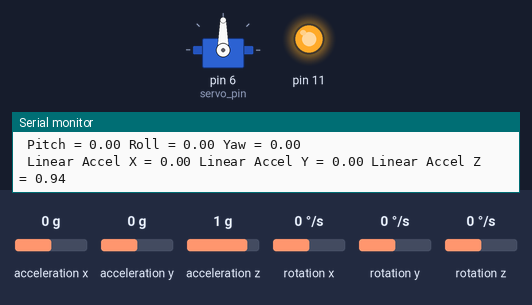
Simulated run of this sketch. Board: Arduino Uno, built with avr-gcc and run on an emulated ATmega328P. Shown: servo, output pins drawn as LEDs (lit = HIGH), the last lines printed to the serial monitor. Inputs (shaded band) come from the test bench; at power-on: rotation z 0 °/s, acceleration x 0 g, acceleration y 0 g, acceleration z 1 g, rotation x 0 °/s, rotation y 0 °/s.

Above: at 1.2 s.
1.3 s: rotation z set to -192 °/s
At 2.8 s:
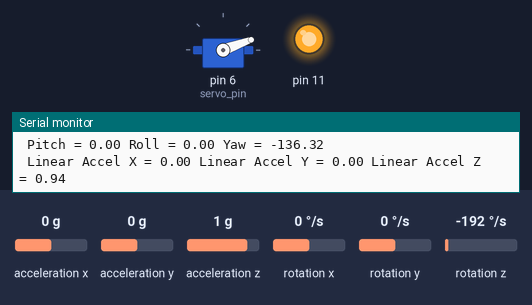
3.1 s: rotation z set to 192 °/s
At 5.9 s:
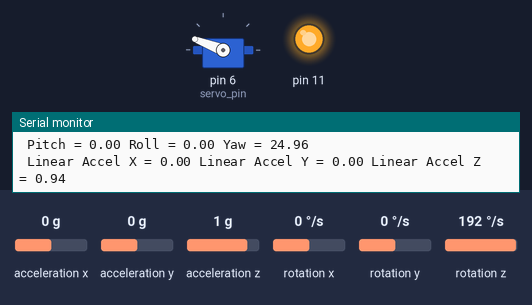
6.1 s: acceleration x set to -1.4 g
At 6.9 s:
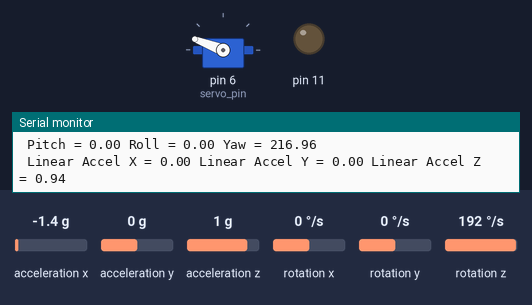
7.6 s: acceleration x set to -0.8 g
At 8.8 s:
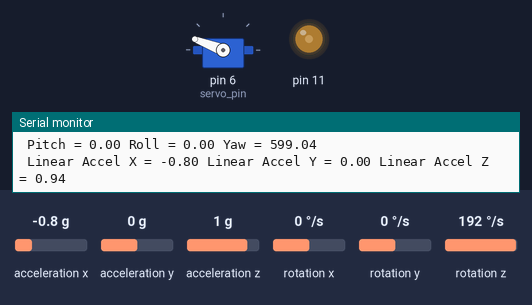
9.1 s: acceleration x set to 1.4 g
At 10.3 s:
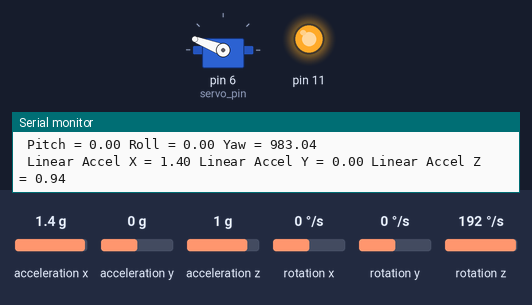
10.6 s: acceleration x set to 1 g
At 11.5 s:
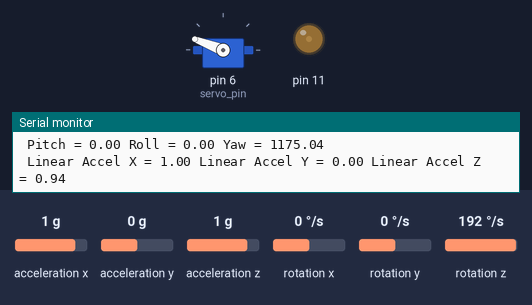
Timing chart, 0 to 13.1 s (numbered marks = the images above; inputs shaded):
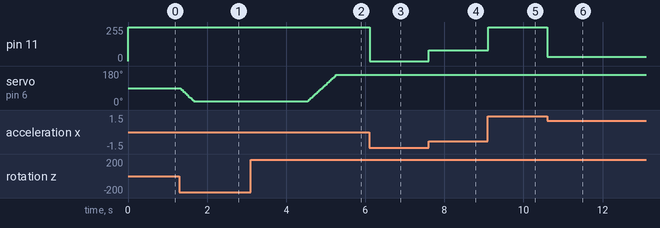

Measured:
- the behaviour switches between 1.2 and 1.1 g on acceleration x (found by bisection; images 5 and 6)
- after the input at 1.3 s, servo on pin 6 (servo_pin): moves from 90° to 20° over 0.35 s, starting at once
- after the input at 3.1 s, servo on pin 6 (servo_pin): moves from 20° to 159° over 0.71 s, starting after 1.4 s
- after the input at 6.1 s, pin 11: 255/255 → 0/255 at once
- after the input at 7.6 s, pin 11: 0/255 → 79/255 at once
- after the input at 9.1 s, pin 11: 79/255 → 255/255 at once
- after the input at 10.6 s, pin 11: 255/255 → 33/255 at once

The sketch:

main.ino
```cpp
#include <Wire.h>
#include <MPU6050.h>
#include <Servo.h>
#define LED_PIN PB5
MPU6050 mpu;


Servo sg90;
int servo_pin = 6;
// Timers
unsigned long timer = 0;
unsigned long printTimer = 0;
float timeStep = 0.01; // Read data every 10 milliseconds
unsigned long printInterval = 1000; // Print data every 1000 milliseconds (1 second)
long dutyCycle = 0;
// Pitch, Roll, and Yaw values
float pitch = 0;
float roll = 0;
float yaw = 0;


//Calibrating accelerations based on trials
float xAccCalib = -0.00;
float yAccCalib =0.0;
float zAccCalib = -0.06;
float pitchCalib = -0.06;
float rollCalib = -0.06;
float yawCalib = -0.06;

//LSB sensitivity constants for full scale range
const float MPU6050_SENS_FOR_RANGE_2 = 16384.0;
const float MPU6050_SENS_FOR_RANGE_4 = 8192.0;
const float MPU6050_SENS_FOR_RANGE_8 = 4096.0;
const float MPU6050_SENS_FOR_RANGE_16 = 2048.0;

float lsbSensitivity = MPU6050_SENS_FOR_RANGE_2;


// Initializing the mpu function, choose the appropriate scale/ range. the options are
    // MPU6050_SCALE_2000DPS       - 250 deg/sec => sensitivity 16.4.0
    // MPU6050_SCALE_1000DPS       - 1000 deg/sec => sensitivity 328.0
    // MPU6050_SCALE_500DPS        - 500 deg/sec => sensitivity 655.0
    // MPU6050_SCALE_250DPS        - 250 deg/sec => sensitivity 131.0

// Change the LSB sensitivity constants when choosing a range
    // MPU6050_RANGE_16G             = 16g = MPU6050_SENS_FOR_RANGE_16
    // MPU6050_RANGE_8G              = 8g  = MPU6050_SENS_FOR_RANGE_8
    // MPU6050_RANGE_4G              = 4g  = MPU6050_SENS_FOR_RANGE_4
    // MPU6050_RANGE_2G              = 2g  = MPU6050_SENS_FOR_RANGE_2


void setup()
{
  sg90.attach(servo_pin);
  initLED();
  initPWM(dutyCycle);
  sei();
  Serial.begin(115200);

  // Initialize MPU6050
  while(!mpu.begin(MPU6050_SCALE_2000DPS, MPU6050_RANGE_2G))
  {
    Serial.println("Could not find a valid MPU6050 sensor, check wiring!");
    delay(500);
  }

  // Calibrate gyroscope. The calibration must be at rest.
  mpu.calibrateGyro();

  // Set threshold sensitivity. Default 3.
  mpu.setThreshold(3);
}

void loop()
{
  timer = millis();

  // Read normalized values from gyroscope
  Vector normGyro = mpu.readNormalizeGyro();

  // Read normalized values from accelerometer
  Vector normAccel = mpu.readRawAccel();

  // Calculate Pitch, Roll, and Yaw deg/s * s = deg
  pitch = pitch + normGyro.YAxis * timeStep;
  roll = roll + normGyro.XAxis * timeStep;
  yaw = yaw + normGyro.ZAxis * timeStep;
  if(abs(yaw) <=70.0 ){
  controlLED(0);
  int servoMotion = constrain(yaw + 90, 0, 180);
  sg90.write(servoMotion);}
  else{
    controlLED(1);
  }
  // Calculate linear accelerations
  float linearAccelX = normAccel.XAxis /lsbSensitivity +xAccCalib;
  float linearAccelY = normAccel.YAxis /lsbSensitivity + yAccCalib;
  float linearAccelZ = normAccel.ZAxis /lsbSensitivity +zAccCalib;
  controlPwm(linearAccelX);

  // Check if it's time to print the values (once every second)
  if (millis() - printTimer >= printInterval)
  {
    printTimer = millis(); // Reset the print timer

    // Output the calculated values
    Serial.print(" Pitch = ");
    Serial.print(pitch);
    Serial.print(" Roll = ");
    Serial.print(roll);
    Serial.print(" Yaw = ");
    Serial.println(yaw);
    Serial.print(" Linear Accel X = ");
    Serial.print(linearAccelX);
    Serial.print(" Linear Accel Y = ");
    Serial.print(linearAccelY);
    Serial.print(" Linear Accel Z = ");
    Serial.println(linearAccelZ);
  }

  // Wait to complete the full timeStep period
  delay((timeStep*1000) - (millis() - timer));
}
void initLED() {
    // Set LED pin as output
    DDRB |= (1 << LED_PIN);
}

void initPWM(double dC){
  DDRB = (1 << PORTB3); // LED BOARD
  // initialize TCCR2 as: fast pwm mode (p.130) --> mode 3, inverting mode
  TCCR2A = (1 << COM2A1) | (1 << WGM20) | (1 << WGM21);
  TIMSK2 = (1 << TOIE2);
  // Set duty cycle
  OCR2A = (dC/100.0)*255.0;
  // Divides the outputted timer clock frequency by the number of clock select bits
  TCCR2B |= (1<<CS21) | (1<<CS22) ;
 }
ISR(TIMER2_OVF_vect){
OCR2A = (dutyCycle/100.0)*255;
}

void controlPwm(float linearAccelX) {
    if (linearAccelX < -1.15) {
        dutyCycle = 0;    // 100% brightness for very negative values
    } else if (linearAccelX < -0.05) {
        // Map linearAccelX from the range [-1.15, -0.05] to [0, 100] linearly
        dutyCycle = mapFloatToRange(linearAccelX, -1.15, -0.05, 0, 100);
    } else if (linearAccelX >= -0.05 && linearAccelX <= 0.05) {
        dutyCycle = 100;  // 0% brightness for values near zero
    } else if (linearAccelX > 0.05 && linearAccelX <= 1.15) {
        // Map linearAccelX from the range [0.05, 1.15] to [0, 100] linearly
        dutyCycle = mapFloatToRange(linearAccelX, 0.05, 1.15, 100, 0);
    } else {
        dutyCycle = 100;  // 0% brightness for very large positive values
    }
}


// Function to map a float value from one range to another
float mapFloatToRange(float x, float in_min, float in_max, float out_min, float out_max) {
    return (x - in_min) * (out_max - out_min) / (in_max - in_min) + out_min;
}

void controlLED(uint8_t state) {
    if (state) {
        // Turn on the LED
        PORTB |= (1 << LED_PIN);
    } else {
        // Turn off the LED
        PORTB &= ~(1 << LED_PIN);
    }
}
```
